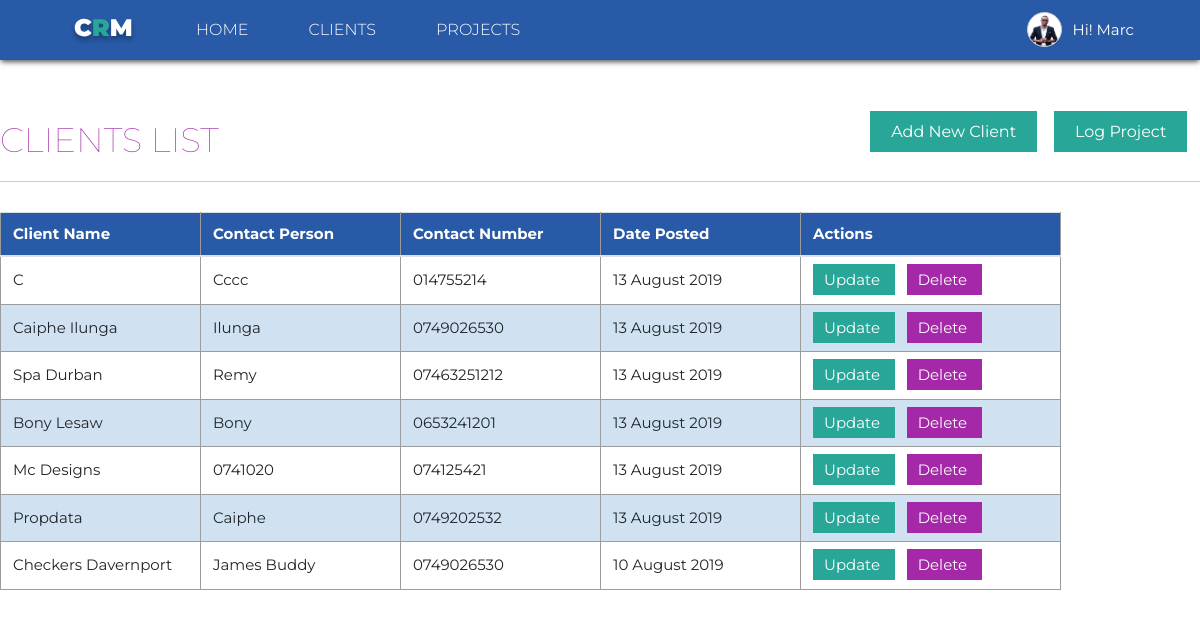
Page /clients/ (signed in) on the earlier database version.
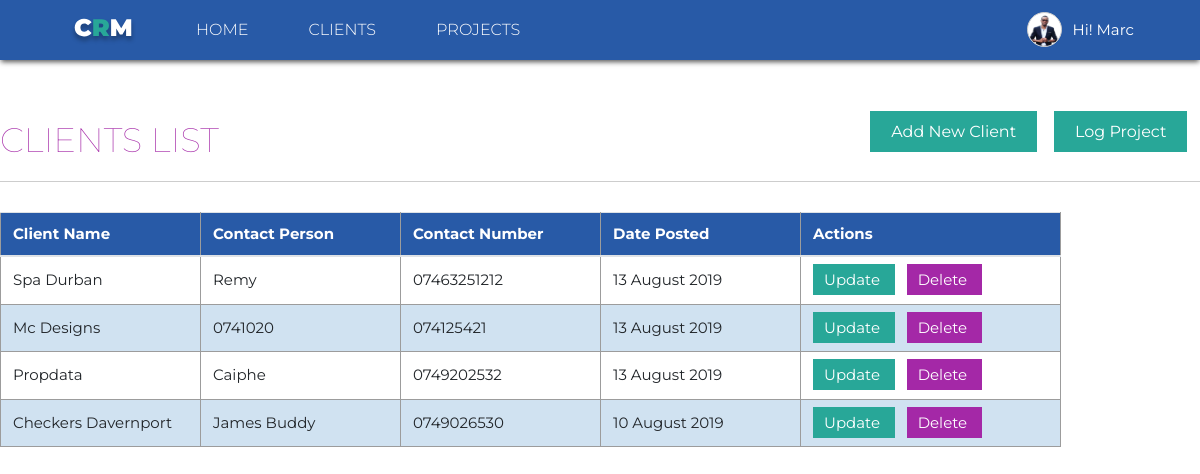
Same page on the later database version.
### users/models.py (models this page shows, shortened)
class Profile(models.Model):
    user = models.OneToOneField(User, on_delete=models.CASCADE)
    image = models.ImageField(default="default.png", upload_to="profile_pics")
    ''' Here I'm overridng the save method of the profile image,
    and resizing the images if it is greater the 300 in height and width
    To avoid having huge images in our system
    '''
    def save(self, *args, **kwargs):
        super().save(*args, **kwargs)
        img = Image.open(self.image.path)
        if img.height > 330 or img.width > 330:
            output_size = (330, 330)
            img.thumbnail(output_size)
            img.save(self.image.path)

### our_clients/models.py (models this page shows, shortened)
class Clients(models.Model):
    client_name = models.CharField(max_length=100)
    contact_person = models.CharField(max_length=100)
    contact_number = models.CharField(max_length=100,)
    date_posted = models.DateTimeField(default=timezone.now)

### our_clients/views.py (the view)
# urls.py: path('clients/', views.OurClients, name="clients"),
@login_required
def OurClients(request):
    context = {
        "clients": Clients.objects.all().order_by('-date_posted')
    }
    return render(request, 'our_clients/our_clients.html', context)

### our_clients/templates/our_clients/our_clients.html
{% extends 'our_clients/base.html' %}
{% block content %}
<div class="client-list-container">
    <div class="table-header-section">
        <h1 class="clients-list-header"> Clients List</h1>
        <div class="adding_new_container">
            <a href="{% url 'new-client' %}" class="adding_new_a">Add New Client</a> &nbsp;&nbsp;
            <a href="{% url 'log-project' %}" class="adding_new_a">Log Project</a> &nbsp;&nbsp;
        </div>
    </div>
    <table id="clientsTable" class="table table-responsive">
        <thead>
            <th>Client Name</th>
            <th>Contact Person</th>
            <th>Contact Number</th>
            <th>Date Posted</th>
            <th class="action_td" style="width: 240px !important;">Actions</th>
        </thead>
        {% for client in clients %}
        <tr class="client-tr">
            <td>{{ client.client_name|title }}</td>
            <td>{{ client.contact_person|title }}</td>
            <td>{{ client.contact_number }}</td>
            <td>{{ client.date_posted | date:' d F Y' }}</td>
            <td class="action_td">
                <a class="action-btn updated_btn" href="{% url 'client-update' client.pk %}"> Update </a> &nbsp;&nbsp;
                <a class="action-btn delete_btn" href="{% url 'client-delete' client.pk %}"> Delete </a> &nbsp;&nbsp;
            </td>
        </tr>
        {% endfor %}
    </table>
</div>
{% endblock content %}

### our_clients/templates/our_clients/base.html (shortened to what this page needs)
{% load static %}
<!DOCTYPE html>
<html lang="en">
    <head>
        <link href="https://unpkg.com/aos@2.3.1/dist/aos.css" rel="stylesheet">
        <link rel="stylesheet" href="{% static '/our_clients/css/custom.css' %}">
        <link rel="stylesheet" href="{% static '/our_clients/css/animate.css' %}">
        <link rel="stylesheet" href="https://stackpath.bootstrapcdn.com/bootstrap/4.3.1/css/bootstrap.min.css">
    </head>
    <body>
        <header>
            <div class="header-container">
                <div class="menu-container">
                    <ul class="left-menu">
                        <li>
                            <a href="{% url 'home-page' %}">
                                <img src="/static/our_clients/img/crm_logo.svg" />
                            </a>
                        </li>
                        <li><a href="{% url 'home-page' %}">Home</a></li>
                        <li><a href="{% url 'clients' %}">Clients</a></li>
                        <li><a href="{% url 'projects-list' %}">Projects</a></li>
                    </ul>
                    <ul class="menu-list">
                        {% if user.is_authenticated %}
                        <div class="dropdown">
                            <button class="dropbtn">
                                <div class="users-det">
                                    <img class="profile-image" src="{{ user.profile.image.url }}" />
                                    <span class="user_name"> Hi! {{ user.username|title }}</span>
                                </div>
                            </button>
                        </div>
                        {% else %}
                        <li><a href="{% url 'sign-up' %}">Sign Up</a></li>
                        <li><a class="signin-btn" href="{% url 'sign-in' %}">Sign In</a></li>
                        {% endif %}
                    </ul>
                </div>
            </div>
        </header>
        <div class="content-main-grid">
            {% block content %}
            {% endblock content %}
        </div>
    </body>
    {% block js %}
    <link rel="stylesheet" type="text/css"
        href="https://cdn.datatables.net/v/dt/jszip-2.5.0/dt-1.10.18/af-2.3.0/b-1.5.2/b-colvis-1.5.2/b-flash-1.5.2/b-html5-1.5.2/b-print-1.5.2/cr-1.5.0/fh-3.1.4/r-2.2.2/datatables.min.css" />
    {% endblock js %}
</html>

### our_clients/static/our_clients/css/custom.css (style rules this page uses)
* { padding: 0px; margin: 0px; font-family: 'Montserrat', sans-serif; }
body { position: relative; width: 100%; background: #F4F4F4; }
.content-main-grid { margin: 0px auto; position: relative; }
.header-container { height: 60px; width: 100%; background: #285AA7; box-shadow: 0px 3px 5px -1px rgba(0, 0, 0, 0.66); -moz-box-shadow: 0px 3px 5px -1px rgba(0, 0, 0, 0.66); -webkit-box-shadow: 0px 3px 5px -1px rgba(0, 0, 0, 0.66); -o-box-shadow: 0px 3px 5px -1px rgba(0, 0, 0, 0.66); position: relative; z-index: 9999; }
.header-container .menu-container { position: relative; margin-left: 40px; margin-right: 50px; height: 60px; }
.header-container .menu-container .menu-list, .header-container .menu-container .left-menu { margin: 0; text-align: right; position: absolute; right: 0; background: transparent; }
.header-container .menu-container .menu-list li, .header-container .menu-container .left-menu li { list-style: none; float: left; background: transparent; padding-top: 18px; padding-left: 2px; padding-right: 2px; }
.header-container .menu-container .menu-list li a, .header-container .menu-container .left-menu li a { padding: 10px 28px; background: transparent; color: #fff; font-family: 'Montserrat', sans-serif; font-style: normal; font-weight: 300; font-size: 16px; line-height: 20px; text-transform: uppercase; text-decoration: none; outline: none; cursor: pointer; transition: all 0.4s ease-in-out; -moz-transition: all 0.4s ease-in-out; -o-transition: all 0.4s ease-in-out; -webkit-transition: all 0.4s ease-in-out; }
.header-container .menu-container .left-menu { left: 0; }
table { border-collapse: collapse; width: 100%; font-size: 15px; font-family: 'Montserrat', sans-serif; }
table th { background: #285AA7; color: #fff; padding-top: 10px !important; padding-bottom: 10px !important; }
table td, table th { border: 1px solid #9c9c9c; text-align: left; padding: 8px; }
table .client-tr:nth-child(even) { background-color: #d0e2f1; }
table .client-tr:nth-child(odd) { background-color: #fff; }
table .action_td { width: 260px; }
.dropbtn { color: white; padding: 16px; font-size: 15px; border: none; background: transparent; height: 40px; }
.dropbtn .users-det { display: -webkit-flex; display: -ms-flexbox; display: -ms-flex; display: flex; }
.dropbtn .users-det .profile-image { width: 35px; height: 35px; border-radius: 50%; border: solid 1px #cdcdcd; background: #ffffff; margin-right: 10px; margin-top: -4px; }
.dropdown { position: relative; display: inline-block; }
.dropdown .user_name { margin-top: 3px; }
.client-list-container { margin: 60px auto; position: relative; width: 1200px; }
.client-list-container .clients-list-header { font-size: 34px; font-family: 'Montserrat', sans-serif; color: #A428A7; font-weight: lighter; margin-bottom: 20px; text-transform: uppercase; }
.client-list-container .adding_new_container { position: absolute; right: 0; top: 0; }
.client-list-container .adding_new_a { padding: 10px 20px; background: #28A798; color: #fff; text-decoration: none; border: solid 1px transparent; transition: all 0.3s ease-in-out; -moz-transition: all 0.3s ease-in-out; -o-transition: all 0.3s ease-in-out; -webkit-transition: all 0.3s ease-in-out; }
.action-btn { text-decoration: none; color: #fff; padding: 5px 10px; box-sizing: border-box; border: solid 1px transparent; transition: all 0.3s ease-in-out; -moz-transition: all 0.3s ease-in-out; -o-transition: all 0.3s ease-in-out; -webkit-transition: all 0.3s ease-in-out; }
.updated_btn { background: #28A798; text-align: center; }
.delete_btn { background: #A428A7; }
#clientsTable thead tr th { min-width: 200px; }
.table-header-section { position: relative; margin-bottom: 30px; border-bottom: solid 1px #cdcdcd; }

Differences in the rows shown:
removed Clients: client_name "C", contact_person "Cccc", contact_number "014755214", date_posted "13 August 2019"
removed Clients: client_name "Caiphe Ilunga", contact_person "Ilunga", contact_number "0749026530", date_posted "13 August 2019"
removed Clients: client_name "Bony Lesaw", contact_person "Bony", contact_number "0653241201", date_posted "13 August 2019"
